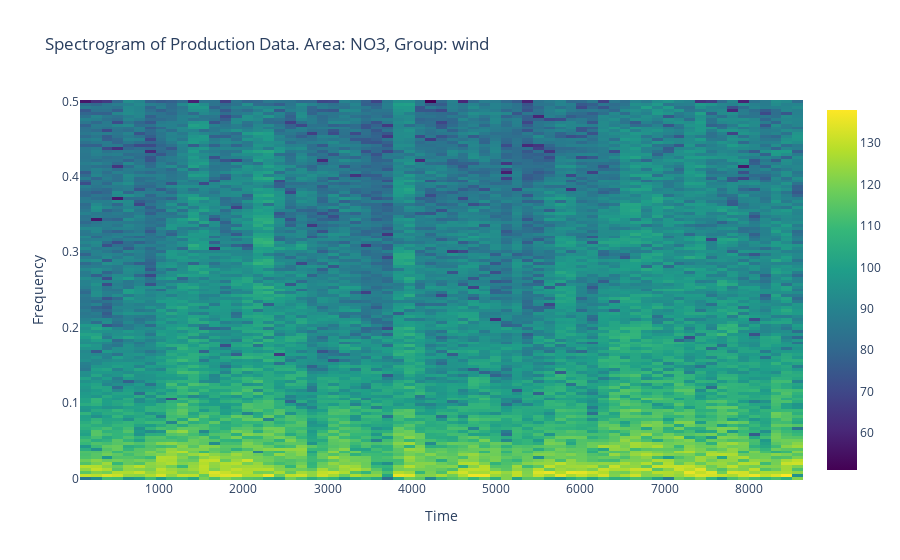

Source (notebook cell):
### Markdown cell above
## Spectrogram

* Create a spectrogram based on the production data from elhub.
* Let the electricity price area, production group, window length and window overlap be parameters, and give each of them sensible defaults.
* Wrap this in a function that returns the plot, and test the function.

### Code cell
def spectrogram(data : pd.DataFrame,
        price_area : Literal["NO1","NO2","NO3","NO5","NO5"] = "NO2", 
          production_group : Literal["hydro","wind","solar","thermal"] = "hydro",
          window_length : int = 256,
          overlap : int = 128,
          ):

    data = data.loc[(data["pricearea"] == price_area) & (data["productiongroup"] == production_group), "quantitykwh"]

    fs = 1.0 #sampling frequency for hourly data
    f, t, Sxx = signal.spectrogram(data.to_numpy(), 
                                   fs,
                                   nperseg=window_length,
                                   noverlap=overlap,)

    fig = go.Figure(data=go.Heatmap(
        z=10 * np.log10(Sxx),  # convert to dB scale
        x=t,
        y=f,
        colorscale='Viridis'
    ))

    fig.update_layout(
        title='Spectrogram of Production Data. Area: ' + price_area + ', Group: ' + production_group,
        xaxis_title='Time',
        yaxis_title='Frequency'
    )
    return fig

fig = spectrogram(elhub, production_group="wind", 
            price_area="NO3")
fig.show()

### Figure 1 — Plotly figure (JSON) as saved in the notebook; plotly's stock layout.template omitted (floating-point values rounded to 4 significant figures; data arrays with more than 128 entries replaced by an {"elided": "..."} marker saying what was removed)
{"data": [{"colorscale": [[0, "#440154"], [0.1111, "#482878"], [0.2222, "#3e4989"], [0.3333, "#31688e"], [0.4444, "#26828e"], [0.5556, "#1f9e89"], [0.6667, "#35b779"], [0.7778, "#6ece58"], [0.8889, "#b5de2b"], [1, "#fde725"]], "type": "heatmap", "x": [128.0, 256.0, 384.0, 512.0, 640.0, 768.0, 896.0, 1024.0, 1152.0, 1280.0, 1408.0, 1536.0, 1664.0, 1792.0, 1920.0, 2048.0, 2176.0, 2304.0, 2432.0, 2560.0, 2688.0, 2816.0, 2944.0, 3072.0, 3200.0, 3328.0, 3456.0, 3584.0, 3712.0, 3840.0, 3968.0, 4096.0, 4224.0, 4352.0, 4480.0, 4608.0, 4736.0, 4864.0, 4992.0, 5120.0, 5248.0, 5376.0, 5504.0, 5632.0, 5760.0, 5888.0, 6016.0, 6144.0, 6272.0, 6400.0, 6528.0, 6656.0, 6784.0, 6912.0, 7040.0, 7168.0, 7296.0, 7424.0, 7552.0, 7680.0, 7808.0, 7936.0, 8064.0, 8192.0, 8320.0, 8448.0, 8576.0], "y": {"elided": "129 float values"}, "z": {"elided": "129x67 float values"}}], "layout": {"title": {"text": "Spectrogram of Production Data. Area: NO3, Group: wind"}, "xaxis": {"title": {"text": "Time"}}, "yaxis": {"title": {"text": "Frequency"}}}}
